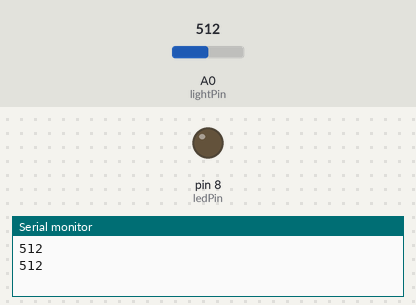
Recording of a sketch running on a simulated Arduino Uno, built with avr-gcc and run on an emulated ATmega328P. Shown: output pins drawn as LEDs (lit = HIGH), the last lines printed to the serial monitor. The test bench sets the inputs (shaded band); at power-on: A0 (lightPin) = 512.

Above: at 1.8 s.
1.9 s: A0 (lightPin) set to 315
3.4 s: A0 (lightPin) set to 284
At 4.3 s:
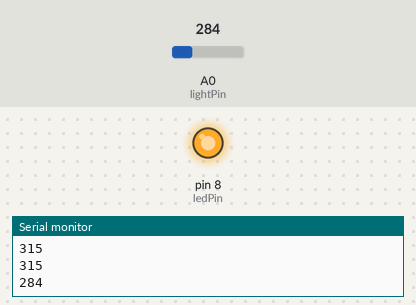
5.5 s: A0 (lightPin) set to 306
At 7.1 s:
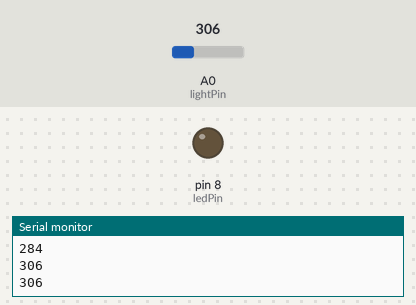
7.5 s: A0 (lightPin) set to 290
At 8.6 s:
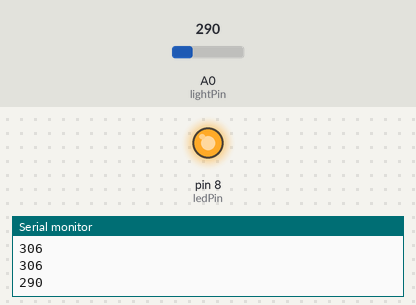
Timing chart, 0 to 10.5 s (numbered marks = the images above; inputs shaded):
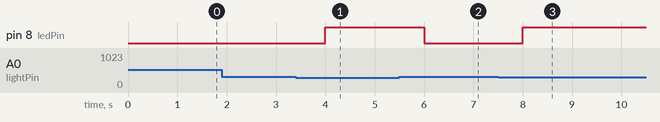

Measured:
- the behaviour switches between 300 and 299 on A0 (lightPin) (found by bisection; images 0 and 1)
- after the input at 3.4 s, pin 8 (ledPin): LOW → HIGH after 0.60 s
- after the input at 5.5 s, pin 8 (ledPin): HIGH → LOW after 0.50 s
- after the input at 7.5 s, pin 8 (ledPin): LOW → HIGH after 0.50 s

The sketch:

sensor_luminosidade.ino
```cpp
int lightPin = 0; //define a pin for Photo resistor
int ledPin = 8;   //define a pin for LED

void setup()
{
  Serial.begin(9600); //Begin serial communcation
  pinMode(ledPin, OUTPUT);
}

void loop()
{
  int sensorValue = analogRead(lightPin);
  Serial.println(sensorValue); //Write the value of the photoresistor to the serial monitor.

  if (sensorValue < 300)
  {
    digitalWrite(ledPin, HIGH);
  }

  if (sensorValue > 300)
  {
    digitalWrite(ledPin, LOW);
  }

  delay(1000); //short delay for faster response to light.
}
```
